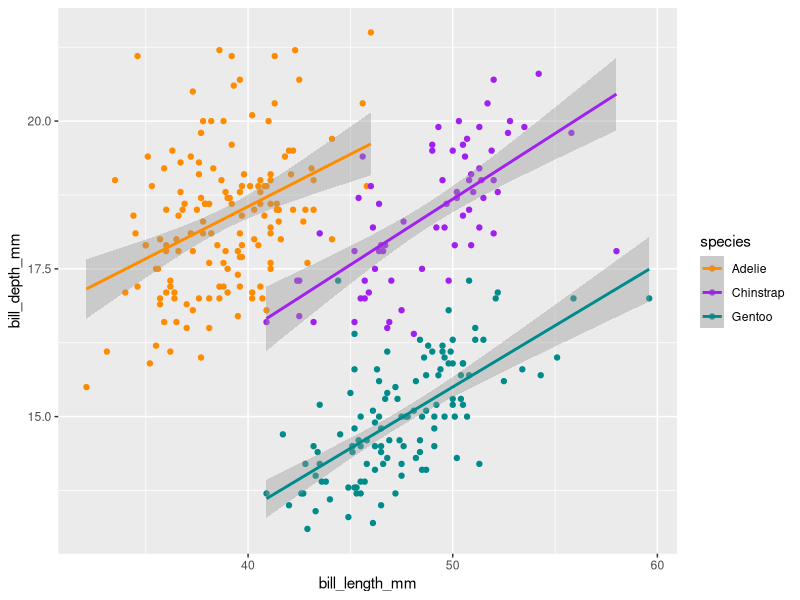
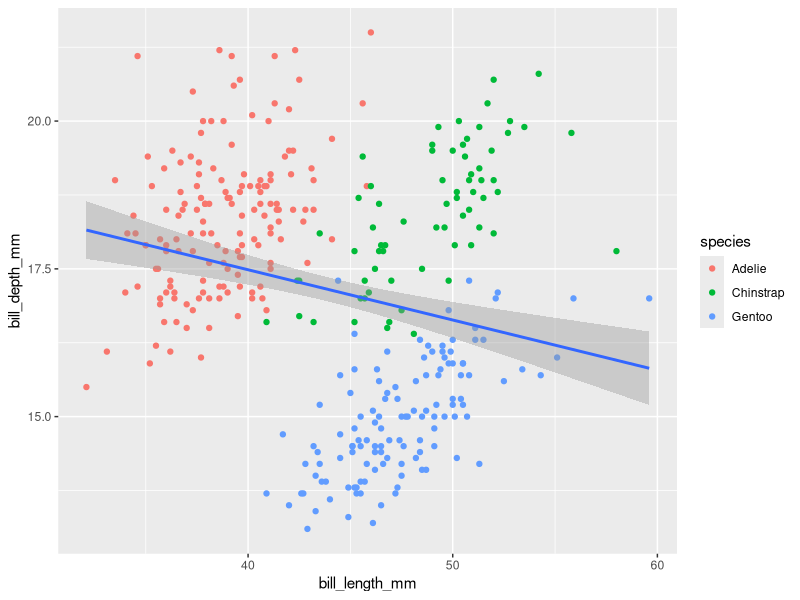
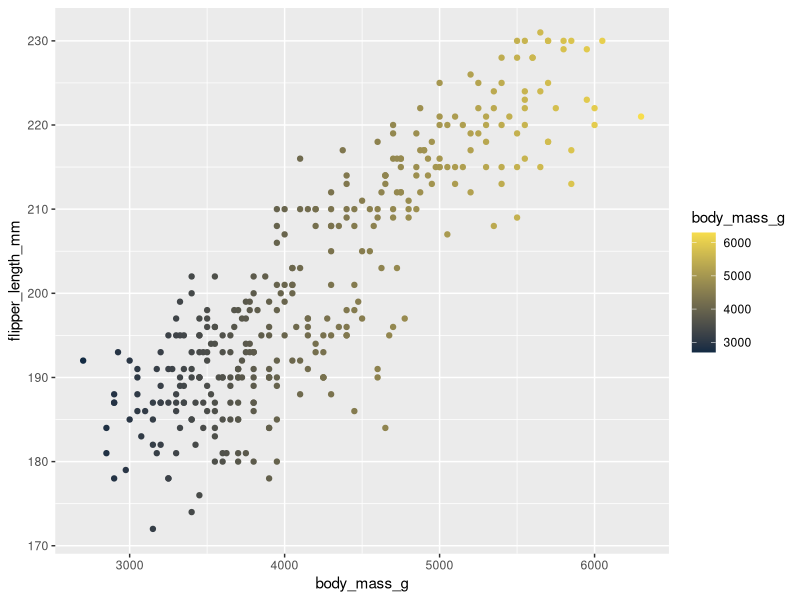
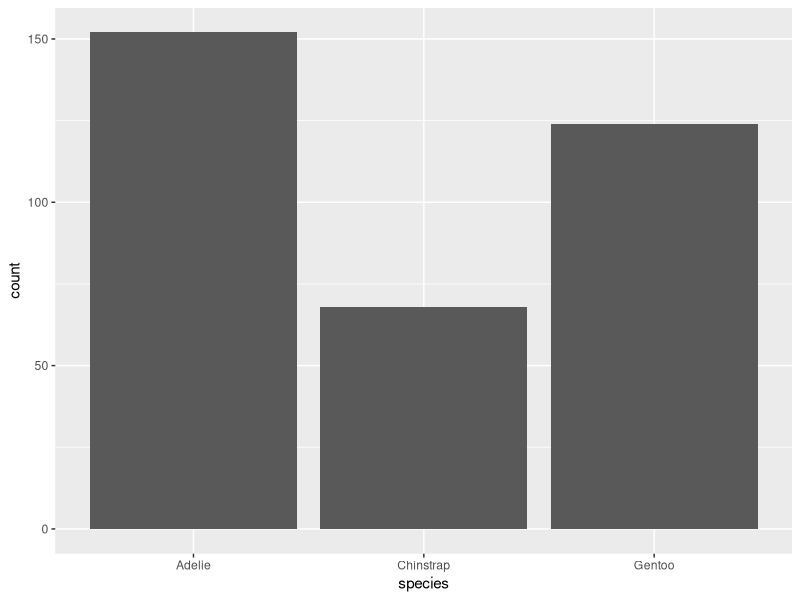
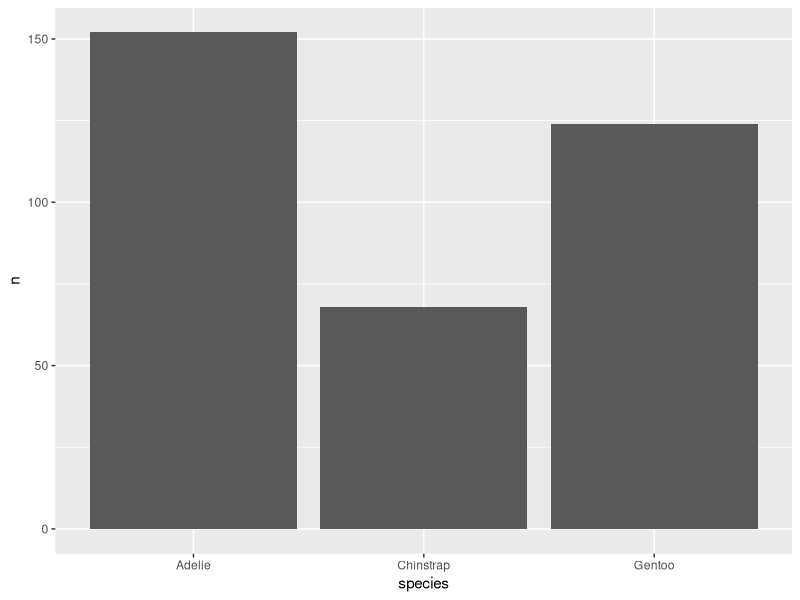
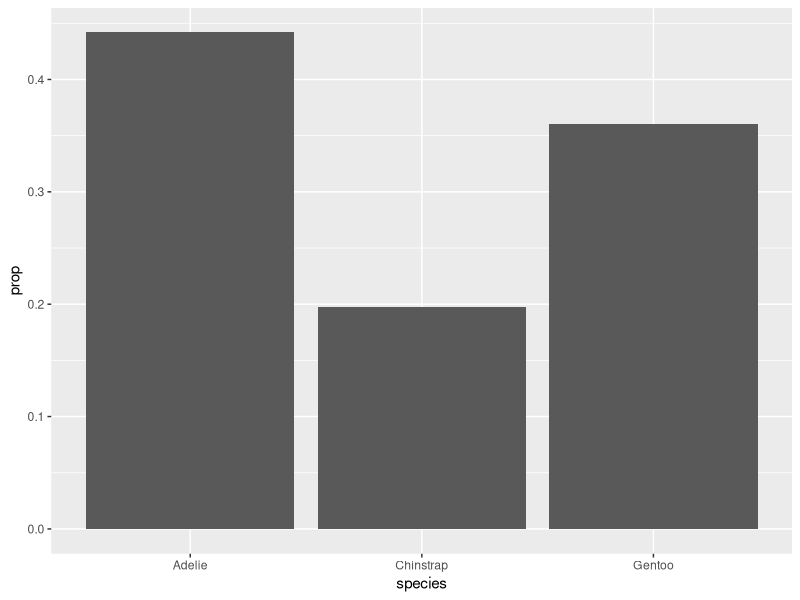
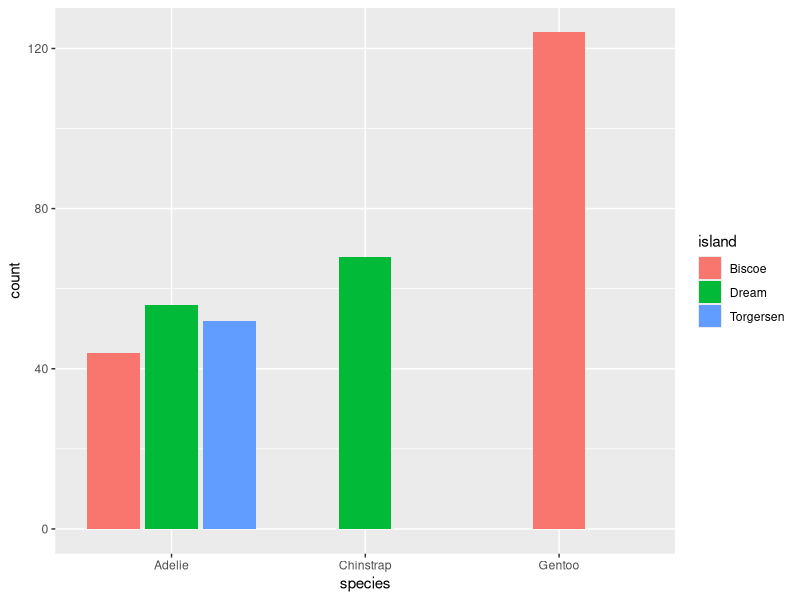
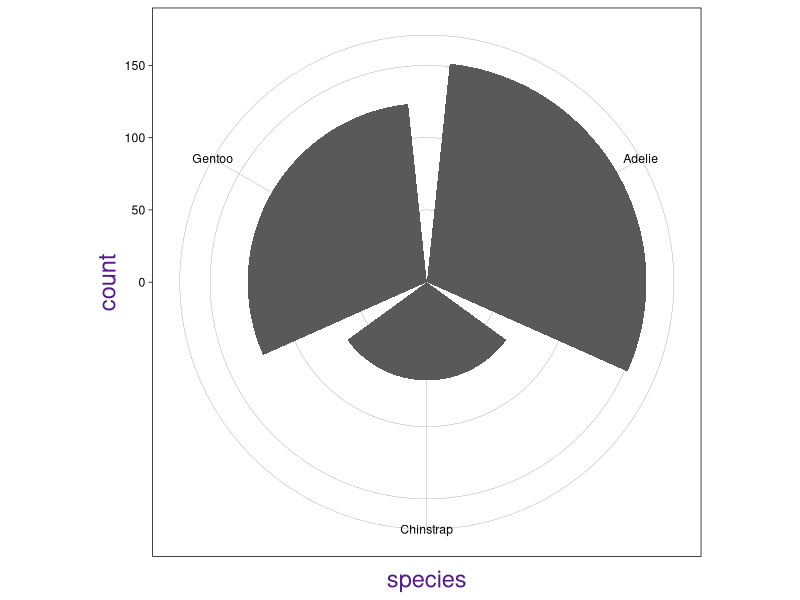

These charts were generated, in order, by the following R code:
## ---- chunk 1
library(tidyverse)
library(palmerpenguins)
library(ggplot2)
## ---- chunk 2
# untidy data ----
temp_data_wide <- tribble(
  ~date, ~station1, ~station2,  ~station3,
  "2023-10-01", 30.1, 29.8,  31.2,
  "2023-11-01", 28.6, 29.1,  33.4,
  "2023-12-01", 29.9, 28.5,  32.3
)

#make tidy
temp_data_long <- temp_data_wide %>% 
  pivot_longer(cols = starts_with("station"),
               names_to = "station_id",
               values_to = "temp_c")
## ---- chunk 3

#mapping color globally
ggplot(na.omit(penguins),
       aes(x = bill_length_mm,
           y = bill_depth_mm,
           color = species)) +
  geom_point() +
  geom_smooth(method = "lm") + #mapping this way greates a line of best fit for each species
  scale_color_manual(values = c("darkorange", "purple", "cyan4"))

#piping into a ggplot and mapping color locally
penguins %>% 
  ggplot(aes(x = bill_length_mm, 
             y = bill_depth_mm)) +
  geom_point(aes(color = species)) +
  geom_smooth(method = "lm") #creating a best fit line this way does it across all data points rather than indivisial species

#ggplot() +
#  geom_point(data = penguins,
#             mapping = aes(x = bill_length_mm,
#                           y = bill_depth_mm))


ggplot(penguins, aes(x = body_mass_g, 
                     y = flipper_length_mm,
                     color = body_mass_g)) +
  geom_point() + 
  scale_color_gradient(low = "#132B43", high = "#F7DD4C")


#geom_point has a value called "stat" which by default is set to "identity" which will automatically plot data based on its identity
## ---- chunk 4
ggplot(penguins, aes(x = species)) +
  geom_bar()
#geom_bar groups by unique factor levels and counts number of bars where the height of the bars matches the count of each observation type in its default setting
## ---- chunk 5
penguins_summary <- penguins %>% 
  count(species)

ggplot(penguins_summary, aes(x = species, y = n)) +
  geom_bar(stat = "identity")
## ---- chunk 6
ggplot(penguins, aes(x = species, y = after_stat(prop), group = 1)) +
  geom_bar()
## ---- chunk 7
ggplot(penguins, aes(x = species, fill = island)) +
  geom_bar(position = position_dodge2(preserve = "single")) #default position is stack and stacks groups by default
#fill still creates stacked chart but by proportion
#dodge separates by count
#position_dodge2 preserves the width of an observation, specified by "total" and "single"
## ---- chunk 8
ggplot(penguins, aes(x = species)) +
  geom_bar() +
  #coord_cartesian() exists in ggplot by defauly
  #coord_flip()
  coord_polar() +
  theme_linedraw() +
  theme(
    axis.title = element_text(size = 17, color = "purple4")
  )
